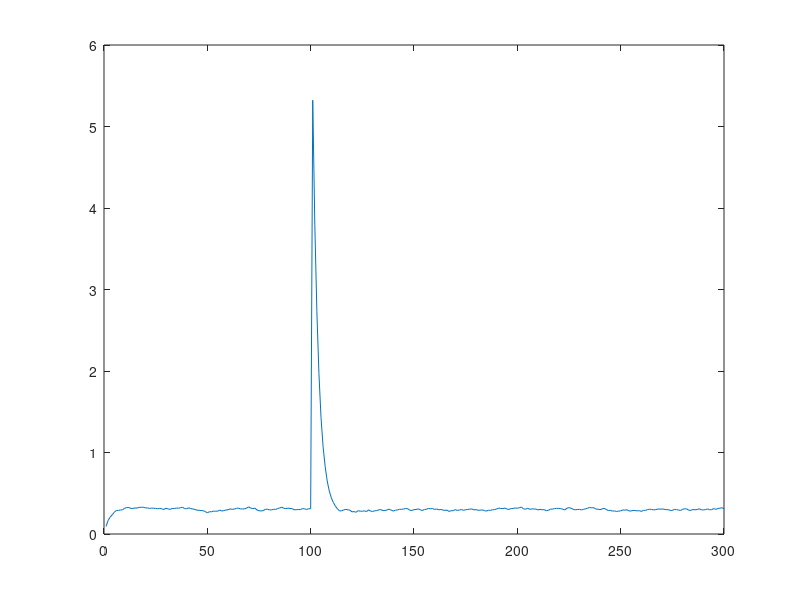
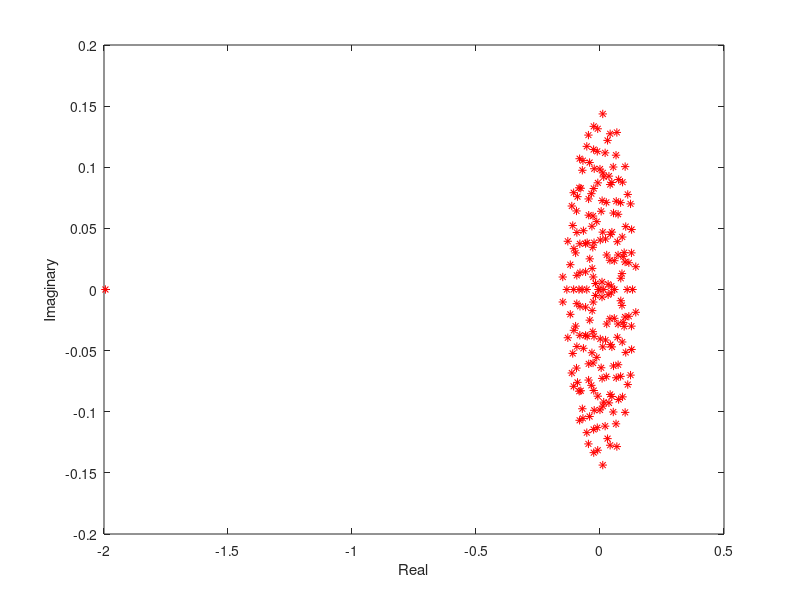
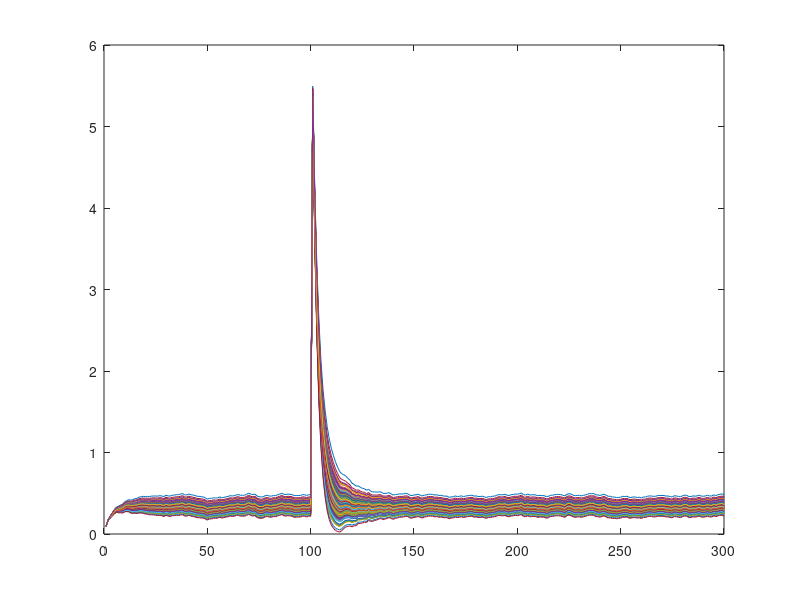

MATLAB code to generate these figures, in order:
function [Re,re_o, In,We] =  newRandom

T=300;
tau_m= 0.01;
dt=.001;
N= 200;

meanw = -2; 
variancew = 4;
d = 1;
W  = sprandn (N,N,d)*(variancew^1/2) + meanw;
W = zeros(N,N) + (W/N);
We = W;

%We  = orth(randn (N,N))*(variancew^1/2) + meanw;

% W  = sprandn (N,N,d)*(variancew^1/2) + meanw;
% We = W - tril(W,-1) + tril(W,1)';


In=1+[50*zeros(1,(T-200)),50*ones(1,1),50*zeros(1,199)];
epsilon = 0.005;
Sigma = randn(T,1)*epsilon^1/2; 

X=zeros(N,T);
r= zeros(N,1);

for t=1:T
    r = r + dt/tau_m*(-r + We*r + In(t)+ Sigma(t)/sqrt(dt));
  
    X(:,t)= (r);
end

Re = X;
re_o = (X(1:N,T));

plot(X(1,:));


evalues = eig(We);    % Get the eigenvalues of J

   figure(2)
   plot(real(evalues),imag(evalues),'r*') %   Plot real and imaginary parts
   xlabel('Real')
   ylabel('Imaginary')
   
   figure(3)
   
   plot(X')
   
 end

   
   % ask what this one does.. and why not all convergence.. from e spectrum
   % 
   
   
   %Note not all trajectories converge


%% Deviations from simple: noise, input connectivity, network, no dynamical synapses

% V = zeros(N,1)+0; %Input connectivity 
% %V(1) = 1;
% 



% 
%   h(:,n) = We*Re(:,n) + V*(Input (n)) + (Sigma(n)/sqrt(dt)); %Input one neuron(External input and recurrent connectivity)
%  
% 
% 
% re_o = Re(:,L); %Save the value of the rates at the last time point - approaches steadystate
% 
% 
% 
%    evalues = eig(We);    % Get the eigenvalues of effective connectivity matrix
% 
%    figure(2) %   Plot real and imaginary parts
%      plot(real(evalues),imag(evalues),'r*') 
%      xlabel('Real')
%      ylabel('Imaginary')
%      
